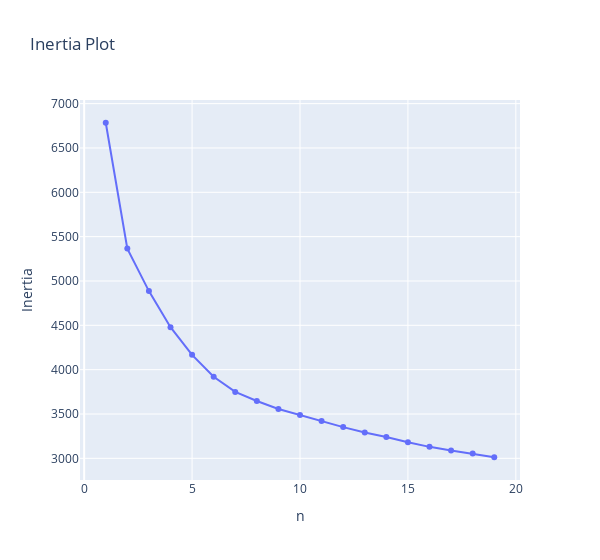

Source (notebook cell):
### Code cell
n_range = np.arange(1, 20)
inertia = [
    KPrototypes(random_state=39, n_clusters=i)
    .fit(kproto_scaled, categorical=[df.columns.get_loc(nom) for nom in nominal_cols])
    .cost_
    for i in n_range
]

fig = go.Figure(data=[go.Scatter(x=n_range, y=inertia)], layout={"width": 600})
fig.update_layout(title="Inertia Plot", xaxis_title="n", yaxis_title="Inertia")

fig.show()


# elbow at 6-7

### Figure 1 — Plotly figure (JSON) as saved in the notebook; plotly's stock layout.template omitted (floating-point values rounded to 4 significant figures)
{"data": [{"type": "scatter", "x": [1, 2, 3, 4, 5, 6, 7, 8, 9, 10, 11, 12, 13, 14, 15, 16, 17, 18, 19], "y": [6784.0, 5365.0, 4886.0, 4479.0, 4167.0, 3920.0, 3749.0, 3646.0, 3557.0, 3488.0, 3422.0, 3352.0, 3292.0, 3241.0, 3180.0, 3129.0, 3088.0, 3054.0, 3012.0]}], "layout": {"title": {"text": "Inertia Plot"}, "width": 600, "xaxis": {"title": {"text": "n"}}, "yaxis": {"title": {"text": "Inertia"}}}}
